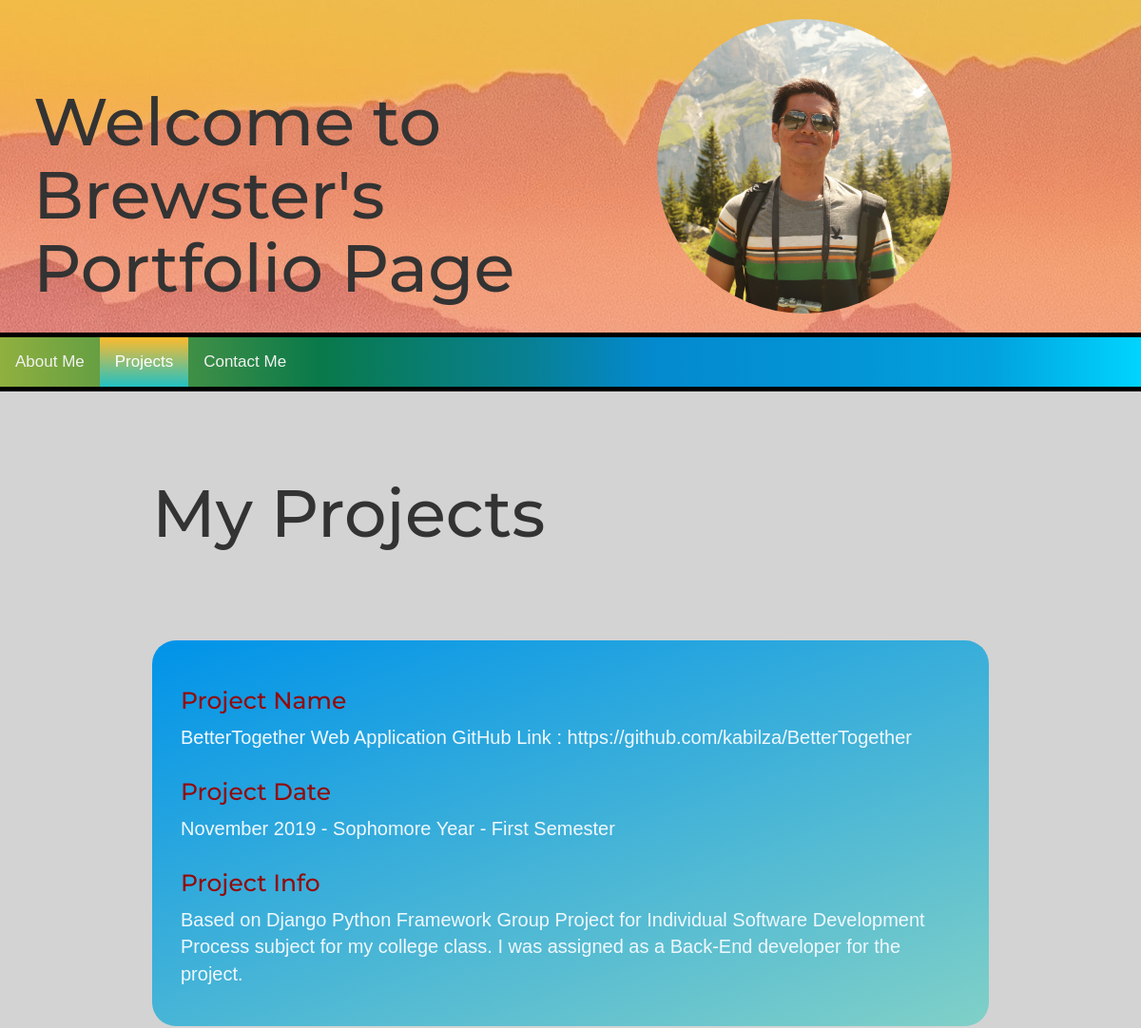
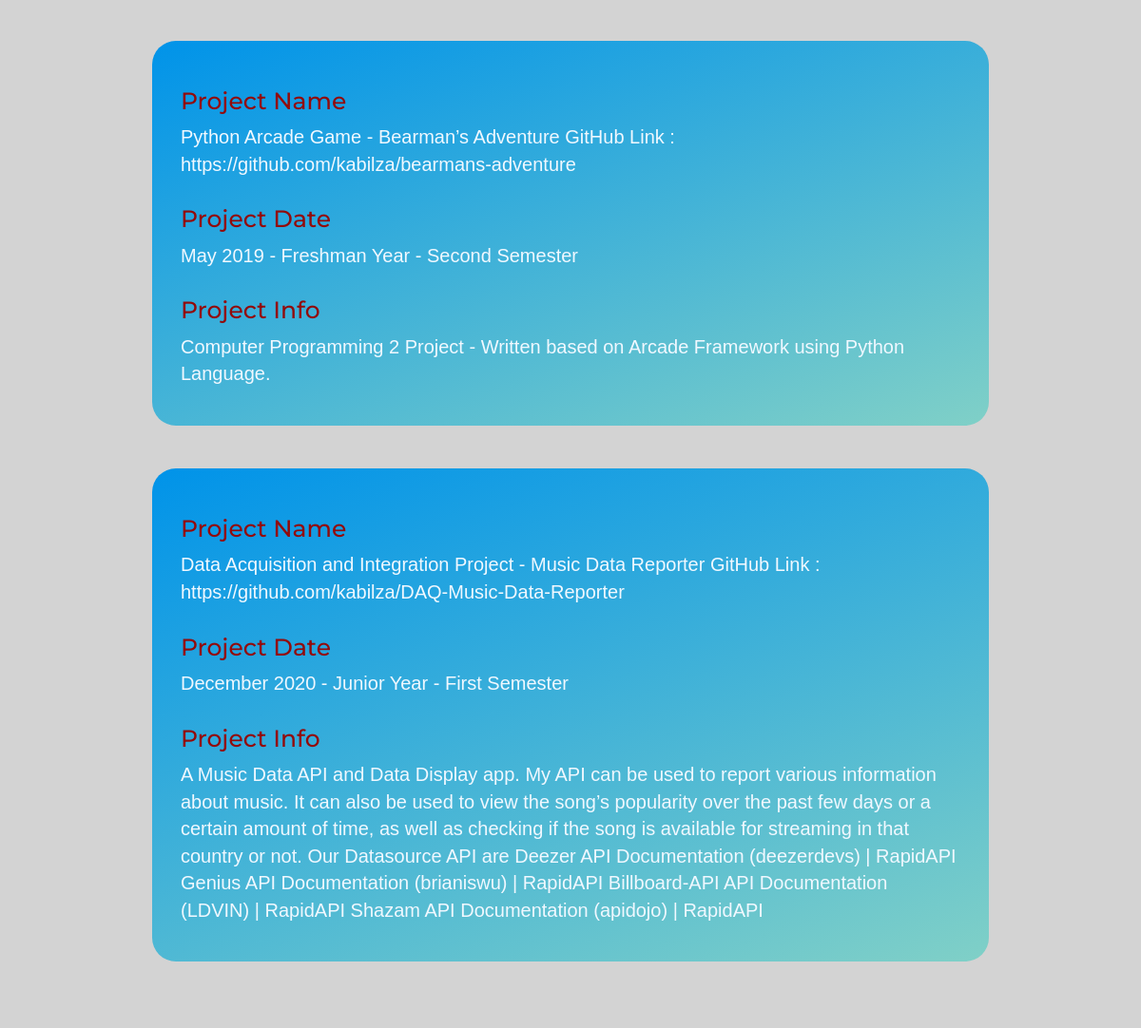
The app's page /projects with its own data (2 pictures, top to bottom).
### portfolio/models.py (models this page shows)
class Projects(models.Model):
    project_name = models.TextField('Project Name', default="NOT SET")
    project_info = models.TextField('Project Info', default="NOT SET")
    date_created = models.TextField('Date', default="NOT SET")
    def get_project_name(self):
        return f"{self.project_name}"
    def get_project_info(self):
        return f"{self.project_info}"
    def get_project_date(self):
        return f"{self.date_created}"

### portfolio/views.py (the view)
# urls.py: path('projects', views.projects, name='projects'),
def projects(request):
    projects = Projects.objects.all()
    context = {'projects' : projects}
    return render(request, 'portfolio/projects.html', context)

### portfolio/templates/portfolio/projects.html (shortened to what this page needs)
{% load static %}
<html>
<body>
  <head>
    <link rel="stylesheet" href="https://maxcdn.bootstrapcdn.com/bootstrap/3.4.1/css/bootstrap.min.css">
    <link rel="stylesheet" href="../static/css/homepage_style.css">
  </head>
  <header style="background-image: url({% static 'image/cover2.jpg' %}); background-position: center center;">
    <div class="container-fluid">
        <h1>Welcome to Brewster's Portfolio Page</h1>
    </div>
    <div class="container">
      <img class="logo" src="{% static 'image/me.jpg' %}" alt="My image">
    </div>
  </header>
  <div class="topnav">
    <a href="{% url 'portfolio:home' %}">About Me</a>
    <a href="#news" class="active">Projects</a>
    <a href="#contact">Contact Me</a>
  </div>
  <div class="main-content">
    <h1>My Projects</h1>
    <div class="container-proj">
    {% if projects %}
      {% for object in projects %}
      <div class="container-proj2">
        <h2> Project Name </h2>
        <p> {{ object.get_project_name }} </p>
        <h2> Project Date </h2>
        <p> {{ object.get_project_date }} </p>
        <h2> Project Info </h2>
        <p> {{ object.get_project_info }} </p>
        </div>
      {% endfor %}
    {% endif %}
    </div>
  </div>
</body>
</html>

### portfolio/static/css/homepage_style.css (style rules this page uses)
h1 { font-family: 'Montserrat', sans-serif; font-size: 70px; }
h2 { font-family: 'Montserrat', sans-serif; font-size: 25px; color: rgb(146, 11, 11); }
a { font-family: 'Trebuchet MS', sans-serif; }
body { background-color: coral; }
.container-fluid { padding-top: 70px; padding-left: 35px; }
.container-proj { display: flex; flex-direction: row; flex-wrap: wrap; padding-top: 40px; align-items: center; justify-content: center; }
.container-proj2 { display: flex; flex-direction: column; position: relative; width: 900px; padding-top: 20px; border: 2px hidden; padding-left: 30px; padding-right: 30px; padding-top: 30px; padding-bottom: 30px; border-radius: 25px; background-color: #0093E9; background-image: linear-gradient(160deg, #0093E9 0%, #80D0C7 100%); margin-top: 45px; }
p { font-family: 'Trebuchet MS', sans-serif; font-size: 20px; color: aliceblue; }
.main-content { width: 100%; background-color: lightgrey; padding-top: 70px; padding-left: 160px; padding-right: 160px; padding-bottom: 70px; }
header, .full-width { display: flex; width: 100%; }
img, .logo { width: 350px; height: 350px; border-radius: 50%; object-fit: cover; padding-top: 20px; padding-bottom: 20px; padding-left: 20px; padding-right: 20px; }
.topnav { border-top: 5px solid black; border-bottom: 5px solid black; position: relative; background: linear-gradient(90deg, rgba(144,176,63,1) 0%, rgba(9,121,74,1) 28%, rgba(8,128,146,1) 46%, rgba(4,137,206,1) 57%, rgba(3,150,214,1) 76%, rgba(2,162,222,1) 87%, rgba(0,212,255,1) 100%); overflow: hidden; }
.topnav a { float: left; color: #f2f2f2; text-align: center; padding: 14px 16px; text-decoration: none; font-size: 17px; }
.topnav a.active { background: linear-gradient(0deg, rgba(34,193,195,1) 0%, rgba(253,187,45,1) 100%); color: white; }

### records on screen
Projects: get_project_name "BetterTogether Web Application GitHub Link : https://github.com/kabilza/BetterTogether", get_project_date "November 2019 - Sophomore Year - First Semester", get_project_info "Based on Django Python Framework Group Project for Individual Software Development Process subject for my college class. I was assigned as a Back-End developer for the project."
Projects: get_project_name "Python Arcade Game - Bearman’s Adventure GitHub Link : https://github.com/kabilza/bearmans-adventure", get_project_date "May 2019 - Freshman Year - Second Semester", get_project_info "Computer Programming 2 Project - Written based on Arcade Framework using Python Language."
Projects: get_project_name "Data Acquisition and Integration Project - Music Data Reporter GitHub Link : https://github.com/kabilza/DAQ-Music-Data-Reporter", get_project_date "December 2020 - Junior Year - First Semester", get_project_info "A Music Data API and Data Display app. My API can be used to report various information about music. It can also be used to view the song’s popularity over the past few days or a certain amount of time, as well as checking if the song is available for streaming in that country or not. Our Datasource API are Deezer API Documentation (deezerdevs) | RapidAPI Genius API Documentation (brianiswu) | RapidAPI Billboard-API API Documentation (LDVIN) | RapidAPI Shazam API Documentation (apidojo) | RapidAPI"
